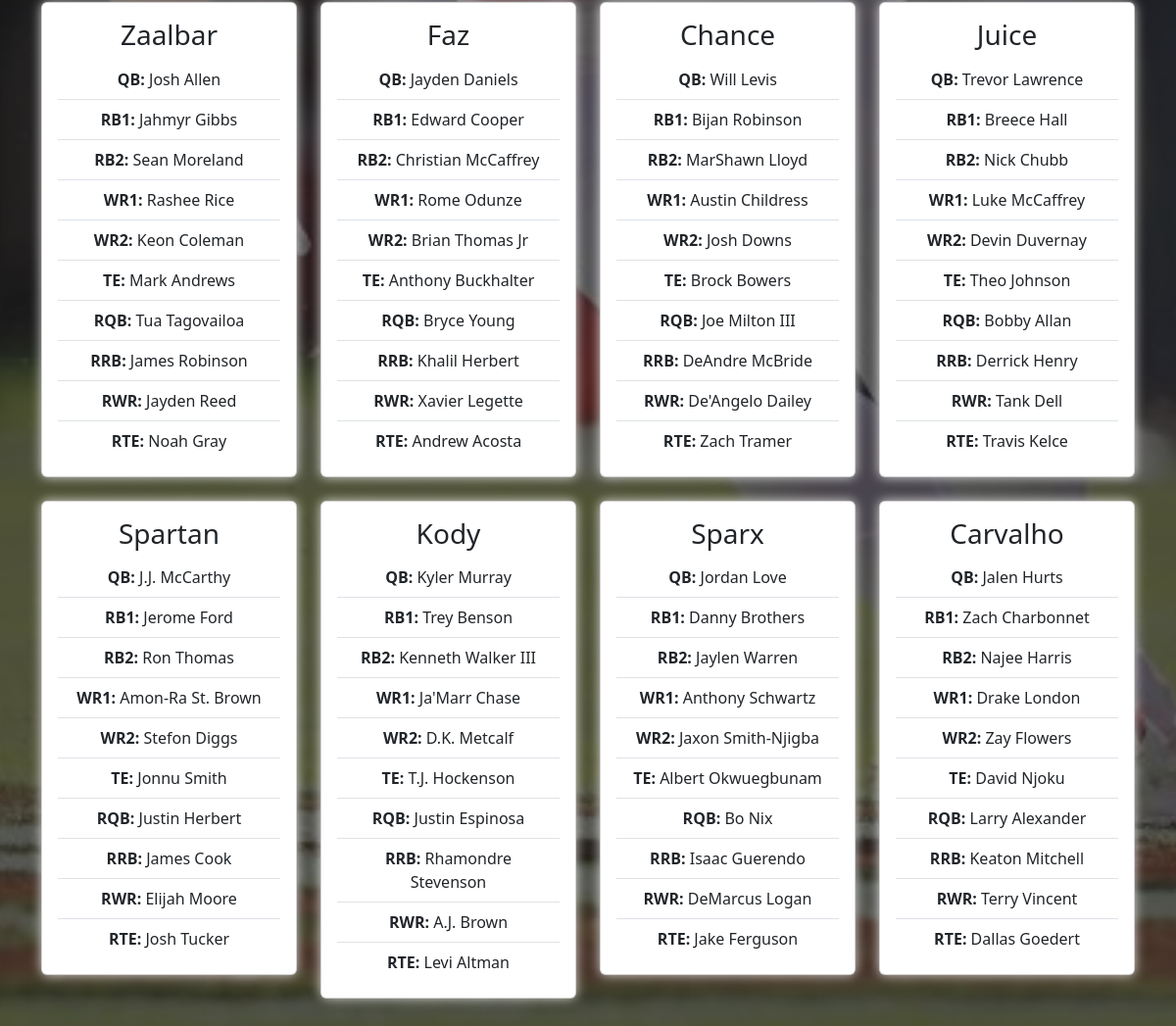
The app's page /rosters (lower part), older data.
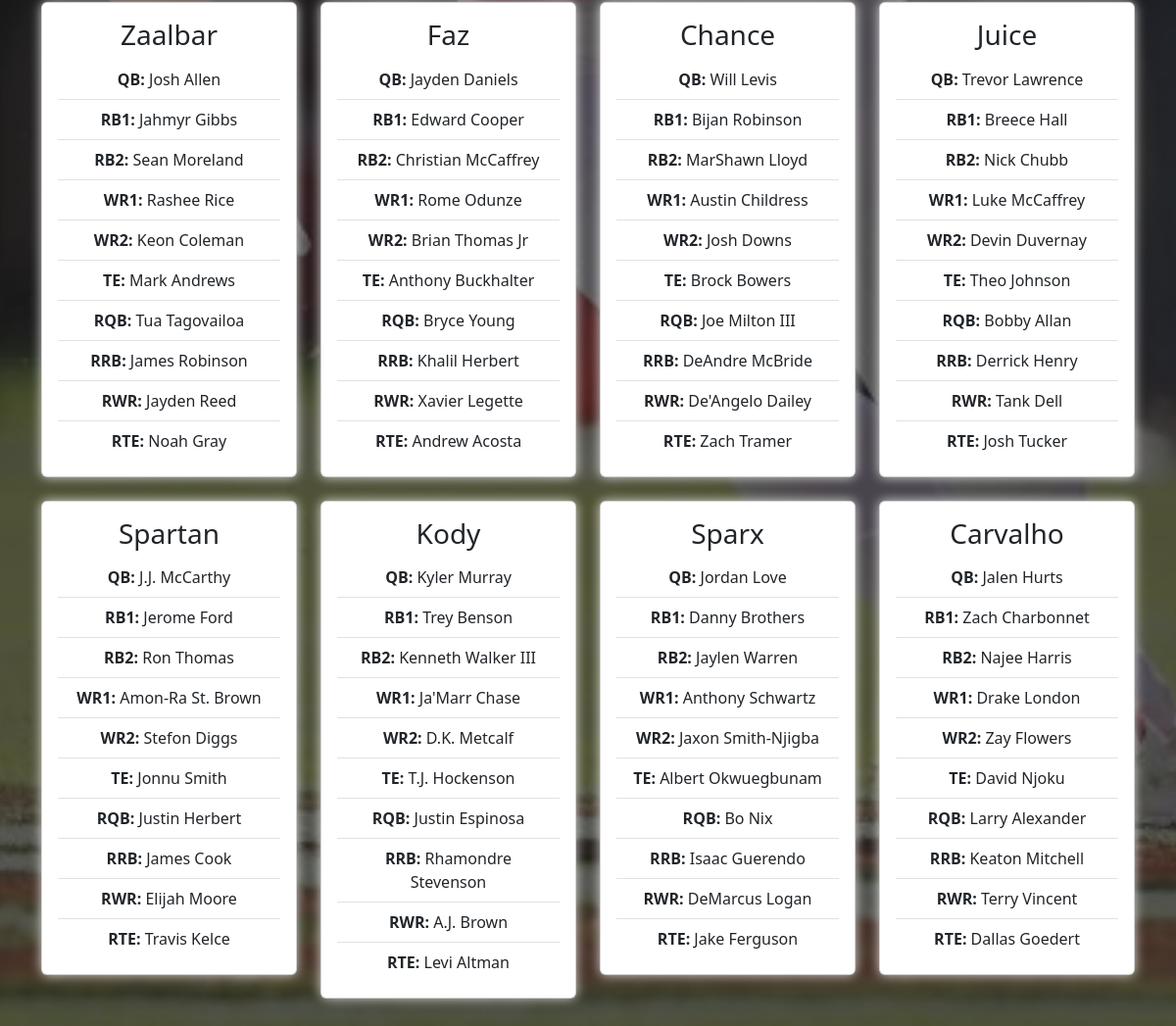
The same page, newer data.
### teams/models.py (models this page shows)
class Position(models.Model):
    POSITION_CHOICES = [
        ('QB', 'Quarterback'),
        ('RB1', 'Running Back 1'),
        ('RB2', 'Running Back 2'),
        ('WR1', 'Wide Receiver 1'),
        ('WR2', 'Wide Receiver 2'),
        ('TE', 'Tight End'),
        ('RQB', 'Reserve Quarterback'),
        ('RRB', 'Reserve Running Back'),
        ('RWR', 'Reserve Wide Receiver'),
        ('RTE', 'Reserve Tight End')
    ]
    player = models.ForeignKey(Player, on_delete=models.CASCADE, related_name='positions')
    position = models.CharField(max_length=3, choices=POSITION_CHOICES)
    team = models.ForeignKey('Team', on_delete=models.CASCADE, related_name='positions')

class Player(models.Model):
    name = models.CharField(max_length=200)
    rosterId = models.PositiveIntegerField()  # Assuming roster ID is always positive
    team = models.CharField(max_length=100)
    age = models.PositiveIntegerField()  # Age is typically a positive integer
    height = models.PositiveIntegerField()  # Height could be stored in cm as a positive integer
    weight = models.PositiveIntegerField()  # Weight could be stored in kg as a positive integer
    portraitId = models.PositiveIntegerField()  # Portrait ID is a positive integer
    position = models.CharField(max_length=10)  # Position usually is a short string like 'QB'
    lastSeasonPts = models.PositiveIntegerField(default=0)  # Points are typically positive
    drafted = models.BooleanField(default=False)  # Boolean should have a default value
    def __str__(self):
        return self.name  # A string representation of the model, typically using the player's name

### pages/views.py (the view)
# urls.py: path('rosters', views.rosters, name='Rosters'),
@csrf_exempt
def rosters(request):
    teams = Team.objects.all()
    primary_positions = ['QB', 'RB1', 'RB2', 'WR1', 'WR2', 'TE']
    reserve_positions = {
        'QB': ['RQB'],
        'RB1': ['RRB'],
        'RB2': ['RRB'],
        'WR1': ['RWR'],
        'WR2': ['RWR'],
        'TE': ['RTE']
    }
    team_rosters = {}
    for team in teams:
        team_positions = Position.objects.filter(team=team).select_related('player')
        sorted_positions = sorted(
            team_positions,
            key=lambda p: primary_positions.index(p.position) if p.position in primary_positions else (
                len(primary_positions) + next((i for i, pos_list in enumerate(reserve_positions.values()) if p.position in pos_list), float('inf'))
            )
        )
        team_rosters[team] = sorted_positions
    return render(request, 'rosters.html', {'team_rosters': team_rosters})

### templates/rosters.html (shortened to what this page needs)
<!DOCTYPE html>
<html lang="en">
<head>
    {% load static %}
</head>
<body>
    {% include 'header.html' %}
    <div class="container py-5">
        {% if team_rosters %}
        <div class="row g-4">
            {% for team, positions in team_rosters.items %}
            <div class="col-md-4 col-lg-3">
                <div class="card custom-shadow border-1">
                    <div class="card-body text-center">
                        <h3 class="card-title">{{ team.name }}</h3>
                        <ul class="list-group list-group-flush">
                            {% for position in positions %}
                            <li class="list-group-item">
                                <strong>{{ position.position }}:</strong>
                                <span class="player-name">{{ position.player|default:"No Player Assigned" }}</span>
                            </li>
                            {% endfor %}
                        </ul>
                    </div>
                </div>
            </div>
            {% endfor %}
        </div>
        {% else %}
        <h2 class="text-center mt-5">No Teams Found.</h2>
        {% endif %}
    </div>
</body>
</html>

Row changes from the older to the newer data that the page shows:
changed Position: player "Travis Kelce" → "Josh Tucker"
changed Position: player "Josh Tucker" → "Travis Kelce"
